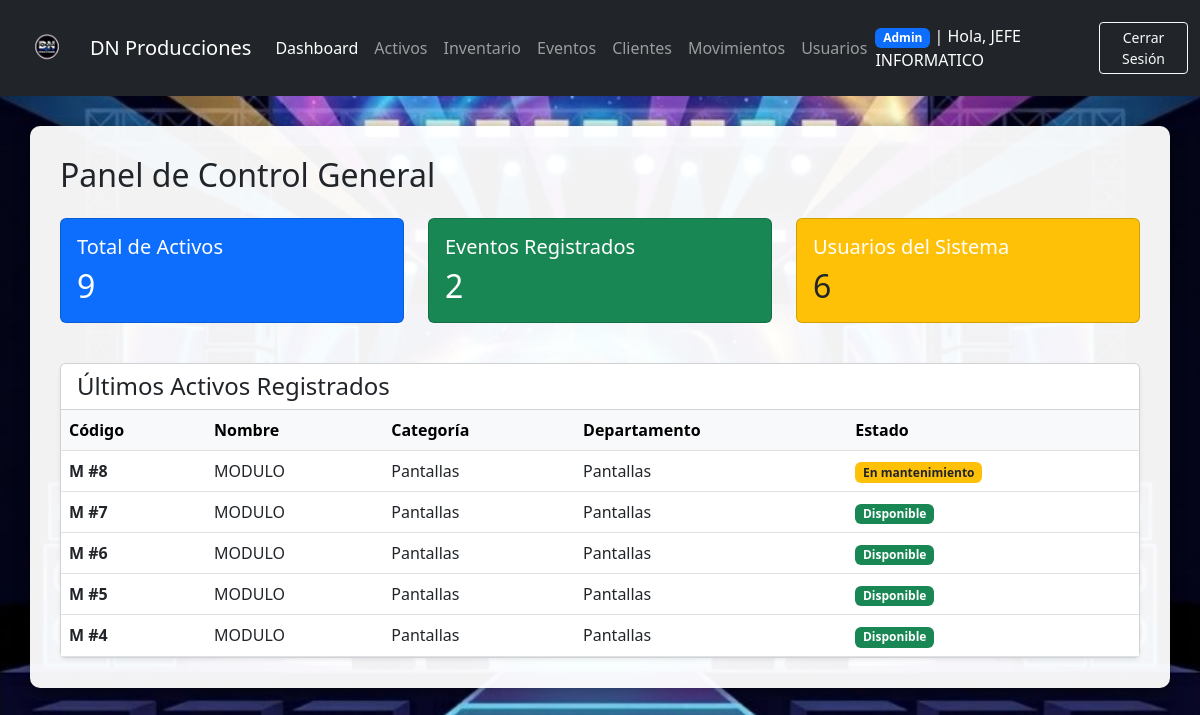
The page /admin.php (signed in) on the database its author committed.
### tables this page shows
CREATE TABLE `activos` (
  `id` int(11) NOT NULL AUTO_INCREMENT,
  `codigo` varchar(50) NOT NULL,
  `nombre` varchar(100) NOT NULL,
  `descripcion` text DEFAULT NULL,
  `id_categoria` int(11) NOT NULL,
  `id_departamento` int(11) NOT NULL,
  `estado` enum('Disponible','En uso','En mantenimiento','Dañado') DEFAULT 'Disponible',
  `fecha_compra` date DEFAULT NULL,
  `valor` decimal(10,2) DEFAULT NULL,
  PRIMARY KEY (`id`),
  UNIQUE KEY `codigo` (`codigo`),
  KEY `id_categoria` (`id_categoria`),
  KEY `id_departamento` (`id_departamento`),
  CONSTRAINT `activos_ibfk_1` FOREIGN KEY (`id_categoria`) REFERENCES `categorias` (`id`) ON UPDATE CASCADE,
  CONSTRAINT `activos_ibfk_2` FOREIGN KEY (`id_departamento`) REFERENCES `departamentos` (`id`) ON UPDATE CASCADE
);

CREATE TABLE `categorias` (
  `id` int(11) NOT NULL AUTO_INCREMENT,
  `nombre` varchar(50) NOT NULL,
  PRIMARY KEY (`id`),
  UNIQUE KEY `nombre` (`nombre`)
);

CREATE TABLE `departamentos` (
  `id` int(11) NOT NULL AUTO_INCREMENT,
  `nombre` varchar(50) NOT NULL,
  PRIMARY KEY (`id`),
  UNIQUE KEY `nombre` (`nombre`)
);

### admin.php (the view, shortened to what this page needs)
<?php
require 'db.php';
$is_global = in_array($_SESSION['rol'], ['admin', 'jefe_general']);
$dept_id = (int)$_SESSION['id_departamento'];
$query_activos = "SELECT COUNT(*) as total FROM activos" . ($is_global ? "" : " WHERE id_departamento = $dept_id");
$res_activos = $conn->query($query_activos)->fetch_assoc();
$query_eventos = "SELECT COUNT(*) as total FROM eventos";
$res_eventos = $conn->query($query_eventos)->fetch_assoc();
$query_usuarios = "SELECT COUNT(*) as total FROM usuario";
$res_usuarios = $conn->query($query_usuarios)->fetch_assoc();
?>
<!DOCTYPE html>
<html lang="es">
<head>
    <link href="https://cdn.jsdelivr.net/npm/bootstrap@5.3.0/dist/css/bootstrap.min.css" rel="stylesheet">
</head>
<body>
    <nav class="navbar navbar-expand-lg navbar-dark bg-dark">
        <div class="container-fluid">
            <a class="navbar-brand d-flex align-items-center" href="admin.php">
                <img src="logo_dn_transparente.png" alt="Logo" width="70" height="70" class="me-2" style="object-fit: contain;">
                DN Producciones
            </a>
            <div class="collapse navbar-collapse" id="navbarNav">
                <ul class="navbar-nav me-auto">
                    <li class="nav-item">
                        <a class="nav-link active" href="admin.php">Dashboard</a>
                    </li>
                    <li class="nav-item">
                        <a class="nav-link" href="activos.php">Activos</a>
                    </li>
                    <li class="nav-item">
                        <a class="nav-link" href="inventario.php">Inventario</a>
                    </li>
                    <li class="nav-item">
                        <a class="nav-link" href="eventos.php">Eventos</a>
                    </li>
                    <?php if($is_global): ?>
                    <li class="nav-item">
                        <a class="nav-link" href="clientes.php">Clientes</a>
                    </li>
                    <li class="nav-item">
                        <a class="nav-link" href="movimientos.php">Movimientos</a>
                    </li>
                    <?php endif; ?>
                    <?php if(isset($_SESSION['rol']) && $_SESSION['rol'] === 'admin'): ?>
                    <li class="nav-item">
                        <a class="nav-link" href="usuarios.php">Usuarios</a>
                    </li>
                    <?php endif; ?>
                </ul>
                <span class="navbar-text me-3 text-white">
                    <strong class="badge bg-primary"><?php echo ucfirst(str_replace('_', ' ', $_SESSION['rol'])); ?></strong> | Hola, <?php echo htmlspecialchars($_SESSION['nombre']); ?>
                </span>
                <a href="logout.php" class="btn btn-outline-light btn-sm">Cerrar Sesión</a>
            </div>
        </div>
    </nav>
    <div class="container dashboard-container">
        <h2 class="mb-4">Panel de Control General</h2>
        <div class="row">
            <div class="col-md-4">
                <div class="card text-white bg-primary mb-3">
                    <div class="card-body">
                        <h5 class="card-title">Total de Activos</h5>
                        <h2 class="card-text"><?php echo $res_activos['total']; ?></h2>
                    </div>
                </div>
            </div>
            <div class="col-md-4">
                <div class="card text-white bg-success mb-3">
                    <div class="card-body">
                        <h5 class="card-title">Eventos Registrados</h5>
                        <h2 class="card-text"><?php echo $res_eventos['total']; ?></h2>
                    </div>
                </div>
            </div>
            <?php if ($is_global): ?>
            <div class="col-md-4">
                <div class="card text-white bg-warning mb-3">
                    <div class="card-body">
                        <h5 class="card-title">Usuarios del Sistema</h5>
                        <h2 class="card-text text-dark"><?php echo $res_usuarios['total']; ?></h2>
                    </div>
                </div>
            </div>
            <?php endif; ?>
        </div>
        <div class="row mt-4">
            <div class="col-12">
                <div class="card shadow-sm">
                    <div class="card-header bg-white">
                        <h4 class="mb-0">Últimos Activos Registrados</h4>
                    </div>
                    <div class="card-body p-0">
                        <div class="table-responsive">
                            <table class="table table-hover mb-0">
                                <thead class="table-light">
                                    <tr>
                                        <th>Código</th>
                                        <th>Nombre</th>
                                        <th>Categoría</th>
                                        <th>Departamento</th>
                                        <th>Estado</th>
                                    </tr>
                                </thead>
                                <tbody>
                                    <?php
                                    $sql_ultimos = "SELECT a.codigo, a.nombre, a.estado, c.nombre as categoria, d.nombre as departamento
                                                    FROM activos a
                                                    LEFT JOIN categorias c ON a.id_categoria = c.id
                                                    LEFT JOIN departamentos d ON a.id_departamento = d.id";
                                    $sql_ultimos .= " ORDER BY a.id DESC LIMIT 5";
                                    $res_ultimos = $conn->query($sql_ultimos);
                                    if ($res_ultimos->num_rows > 0) {
                                        while($row = $res_ultimos->fetch_assoc()) {
                                            $badge_class = 'bg-secondary';
                                            if($row['estado'] == 'Disponible') $badge_class = 'bg-success';
                                            if($row['estado'] == 'En mantenimiento') $badge_class = 'bg-warning text-dark';
                                            echo "<tr>
                                                <td><strong>{$row['codigo']}</strong></td>
                                                <td>{$row['nombre']}</td>
                                                <td>{$row['categoria']}</td>
                                                <td>{$row['departamento']}</td>
                                                <td><span class='badge {$badge_class}'>{$row['estado']}</span></td>
                                            </tr>";
                                        }
                                    } else {
                                        echo "<tr><td colspan='5' class='text-center py-3'>No hay activos registrados.</td></tr>";
                                    }
                                    ?>
                                </tbody>
                            </table>
                        </div>
                    </div>
                </div>
            </div>
        </div>
    </div>
</body>
</html>

### admin.php (style rules this page uses)
body { background-image: url('fondo.jpg'); background-size: cover; background-position: center; background-attachment: fixed; }
.dashboard-container { background: rgba(255, 255, 255, 0.95); border-radius: 10px; padding: 30px; margin-top: 30px; box-shadow: 0 4px 15px rgba(0,0,0,0.5); }

### rows shown on the page
activos: codigo "M #8", nombre "MODULO", id_categoria.nombre "Pantallas", id_departamento.nombre "Pantallas", estado "En mantenimiento"
activos: codigo "M #7", nombre "MODULO", id_categoria.nombre "Pantallas", id_departamento.nombre "Pantallas", estado "Disponible"
activos: codigo "M #6", nombre "MODULO", id_categoria.nombre "Pantallas", id_departamento.nombre "Pantallas", estado "Disponible"
activos: codigo "M #5", nombre "MODULO", id_categoria.nombre "Pantallas", id_departamento.nombre "Pantallas", estado "Disponible"
activos: codigo "M #4", nombre "MODULO", id_categoria.nombre "Pantallas", id_departamento.nombre "Pantallas", estado "Disponible"

### other values the page prints
str_replace('_', ' ', $_SESSION['rol']) "Admin"
$_SESSION['nombre'] "JEFE INFORMATICO"
$res_activos['total'] "9"
$res_eventos['total'] "2"
$res_usuarios['total'] "6"
